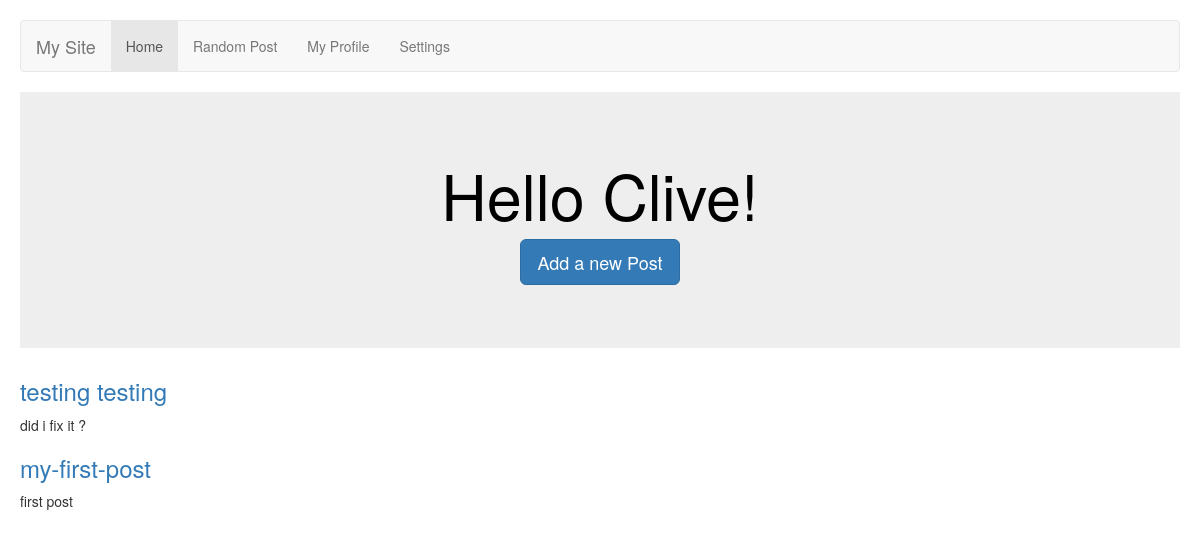
Before: / with the older database file.
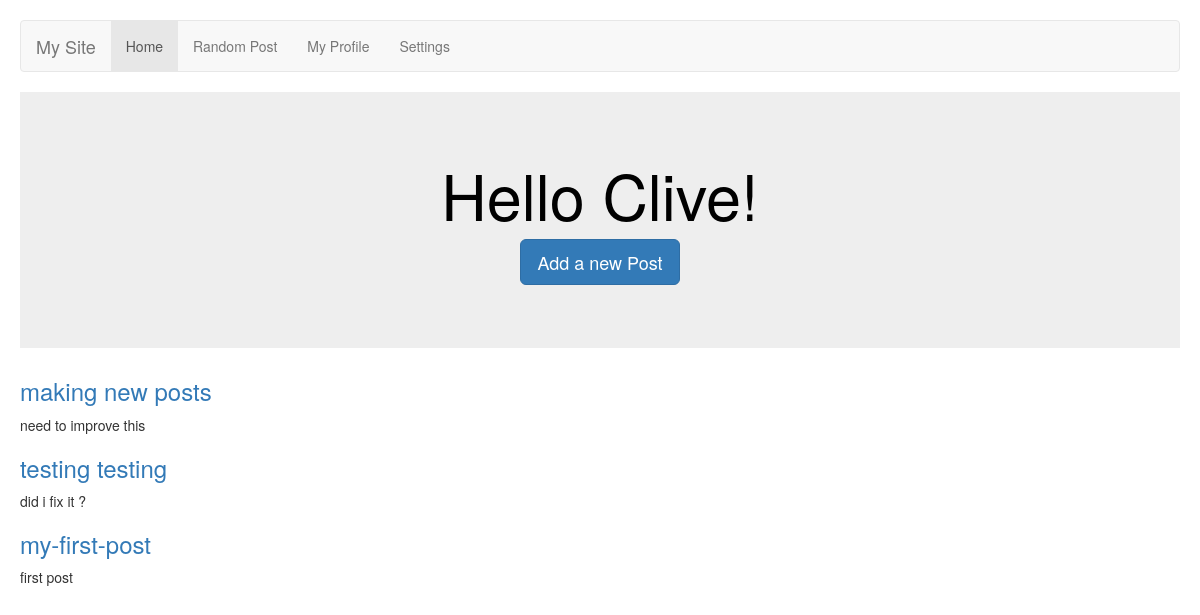
After: the same page with the newer database file.
### blog/models.py (models this page shows, shortened)
class Post(models.Model):
    title = models.CharField(max_length=255)
    slug = models.SlugField(max_length=255, unique=True)
    summary = models.CharField(max_length=300)
    content = models.TextField()
    published = models.BooleanField(default=True)
    created = models.DateTimeField(auto_now_add=True)
    class Meta:
        ordering = ['-created']

### blog/views.py (the view)
# urls.py: url(r'^$', views.index),
def index(request):
    posts = Post.objects.all()
    return render(request, 'index.html',{'posts': posts})

### blog/templates/index.html (shortened to what this page needs)
{% extends 'base.html' %}
{%block content%}
<div class="jumbotron">
  <div class="container" id="welcome">
   <h1>Hello Clive!</h1>
  <p><a class="btn btn-primary btn-lg" href="#" role="button">Add a new Post </a></p>
  </div>
</div>
{% for post in posts %}
    <div>
        <h3><a href="/post/{{post.slug}}">{{post.title}}</a></h3>
        <p>{{post.summary}}</p>
    </div>
{% endfor %}
{% endblock %}

### blog/templates/base.html (shortened to what this page needs)
<!DOCTYPE html>
<html lang="en">
<head>
    {% load bootstrap3%}
    {% bootstrap_css %}
    {%load static%}
    <link rel="stylesheet" type="text/css" href="{% static 'css/style.css'%}"/>
</head>
<body>
    <nav class="navbar navbar-default">
  <div class="container-fluid">
    <div class="navbar-header">
      <a class="navbar-brand" href="#">My Site</a>
    </div>
    <div class="collapse navbar-collapse" id="bs-example-navbar-collapse-1">
      <ul class="nav navbar-nav">
        <li class="active"><a href="/">Home</a></li>
        <li><a href="#">Random Post</a></li>
        <li><a href="#">My Profile</a></li><li><a href="#">Settings</a></li>
      </ul>
    </div>
  </div>
</nav>
    <div id="content">
        {%block content%}{% endblock %}
    </div>
</body>
</html>

### blog/static/css/style.css (style rules this page uses)
body { padding : 20px; }

Changed rows visible on the page:
added Post: title "making new posts", summary "need to improve this"
